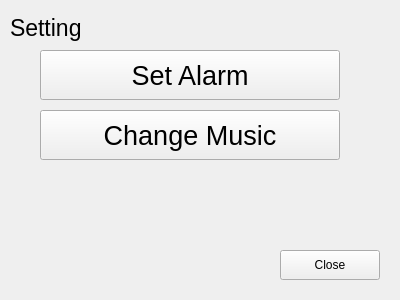
<?xml version="1.0" encoding="UTF-8"?>
<ui version="4.0">
 <class>Form</class>
 <widget class="QWidget" name="Form">
  <property name="geometry">
   <rect>
    <x>0</x>
    <y>0</y>
    <width>400</width>
    <height>300</height>
   </rect>
  </property>
  <property name="windowTitle">
   <string>Form</string>
  </property>
  <widget class="QLabel" name="label">
   <property name="geometry">
    <rect>
     <x>10</x>
     <y>10</y>
     <width>150</width>
     <height>35</height>
    </rect>
   </property>
   <property name="font">
    <font>
     <pointsize>17</pointsize>
    </font>
   </property>
   <property name="text">
    <string>Setting</string>
   </property>
  </widget>
  <widget class="QPushButton" name="pushButton">
   <property name="geometry">
    <rect>
     <x>40</x>
     <y>50</y>
     <width>300</width>
     <height>50</height>
    </rect>
   </property>
   <property name="font">
    <font>
     <pointsize>20</pointsize>
    </font>
   </property>
   <property name="text">
    <string>Set Alarm</string>
   </property>
  </widget>
  <widget class="QPushButton" name="pushButton_2">
   <property name="geometry">
    <rect>
     <x>40</x>
     <y>110</y>
     <width>300</width>
     <height>50</height>
    </rect>
   </property>
   <property name="font">
    <font>
     <pointsize>20</pointsize>
    </font>
   </property>
   <property name="text">
    <string>Change Music</string>
   </property>
  </widget>
  <widget class="QPushButton" name="pushButton_3">
   <property name="geometry">
    <rect>
     <x>280</x>
     <y>250</y>
     <width>100</width>
     <height>30</height>
    </rect>
   </property>
   <property name="text">
    <string>Close</string>
   </property>
  </widget>
 </widget>
 <resources/>
 <connections/>
</ui>
